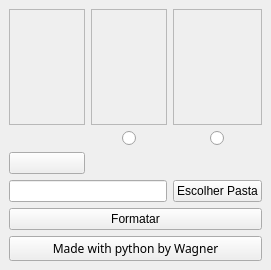
<?xml version="1.0" encoding="UTF-8"?>
<ui version="4.0">
 <class>MainWindow</class>
 <widget class="QMainWindow" name="MainWindow">
  <property name="geometry">
   <rect>
    <x>0</x>
    <y>0</y>
    <width>271</width>
    <height>270</height>
   </rect>
  </property>
  <property name="windowTitle">
   <string>Redimensionar</string>
  </property>
  <property name="autoFillBackground">
   <bool>false</bool>
  </property>
  <property name="animated">
   <bool>false</bool>
  </property>
  <widget class="QWidget" name="centralwidget">
   <layout class="QGridLayout" name="gridLayout">
    <item row="0" column="1">
     <widget class="QFrame" name="double_frame">
      <property name="frameShape">
       <enum>QFrame::StyledPanel</enum>
      </property>
      <property name="frameShadow">
       <enum>QFrame::Raised</enum>
      </property>
      <layout class="QGridLayout" name="gridLayout_2">
       <item row="0" column="1">
        <widget class="QLabel" name="double_label">
         <property name="text">
          <string/>
         </property>
        </widget>
       </item>
      </layout>
     </widget>
    </item>
    <item row="0" column="2">
     <widget class="QFrame" name="triple_frame">
      <property name="frameShape">
       <enum>QFrame::StyledPanel</enum>
      </property>
      <property name="frameShadow">
       <enum>QFrame::Raised</enum>
      </property>
      <layout class="QGridLayout" name="gridLayout_3">
       <item row="0" column="0">
        <widget class="QLabel" name="triple_label">
         <property name="text">
          <string/>
         </property>
        </widget>
       </item>
      </layout>
     </widget>
    </item>
    <item row="0" column="0">
     <widget class="QFrame" name="frame">
      <property name="frameShape">
       <enum>QFrame::StyledPanel</enum>
      </property>
      <property name="frameShadow">
       <enum>QFrame::Raised</enum>
      </property>
      <layout class="QGridLayout" name="gridLayout_4">
       <property name="sizeConstraint">
        <enum>QLayout::SetDefaultConstraint</enum>
       </property>
       <item row="0" column="0">
        <widget class="QLabel" name="label_camera">
         <property name="text">
          <string/>
         </property>
        </widget>
       </item>
      </layout>
     </widget>
    </item>
    <item row="1" column="1" alignment="Qt::AlignHCenter">
     <widget class="QRadioButton" name="radioButton1">
      <property name="enabled">
       <bool>true</bool>
      </property>
      <property name="cursor">
       <cursorShape>PointingHandCursor</cursorShape>
      </property>
      <property name="layoutDirection">
       <enum>Qt::LeftToRight</enum>
      </property>
      <property name="autoFillBackground">
       <bool>false</bool>
      </property>
      <property name="text">
       <string/>
      </property>
     </widget>
    </item>
    <item row="1" column="2" alignment="Qt::AlignHCenter">
     <widget class="QRadioButton" name="radioButton2">
      <property name="cursor">
       <cursorShape>PointingHandCursor</cursorShape>
      </property>
      <property name="text">
       <string/>
      </property>
     </widget>
    </item>
    <item row="5" column="0" colspan="2">
     <widget class="QLineEdit" name="inputAbrirArquivo"/>
    </item>
    <item row="5" column="2">
     <widget class="QPushButton" name="btnEscolherPasta">
      <property name="text">
       <string>Escolher Pasta</string>
      </property>
     </widget>
    </item>
    <item row="7" column="0" colspan="3">
     <widget class="QPushButton" name="btnFormatar">
      <property name="mouseTracking">
       <bool>false</bool>
      </property>
      <property name="text">
       <string>Formatar</string>
      </property>
     </widget>
    </item>
    <item row="8" column="0" colspan="3">
     <widget class="QPushButton" name="pushButton">
      <property name="minimumSize">
       <size>
        <width>75</width>
        <height>23</height>
       </size>
      </property>
      <property name="font">
       <font>
        <family>MS Gothic</family>
       </font>
      </property>
      <property name="cursor">
       <cursorShape>PointingHandCursor</cursorShape>
      </property>
      <property name="text">
       <string>Made with python by Wagner</string>
      </property>
     </widget>
    </item>
    <item row="4" column="0">
     <widget class="QPushButton" name="pushButton_2">
      <property name="text">
       <string/>
      </property>
     </widget>
    </item>
   </layout>
  </widget>
 </widget>
 <resources/>
 <connections/>
</ui>
